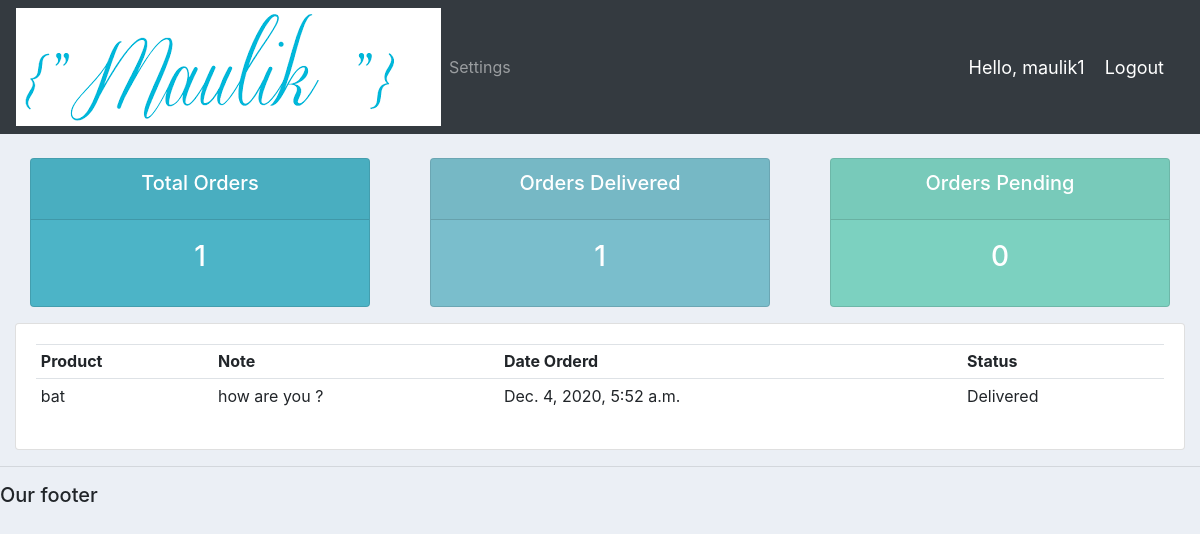
/user/ (signed in), run on the app's committed database.
### accounts/models.py (models this page shows)
class Order(models.Model):
	STATUS = (
			('Pending', 'Pending'),
			('Out for delivery', 'Out for delivery'),
			('Delivered', 'Delivered'),
			)
	customer = models.ForeignKey(Customer, null=True, on_delete= models.SET_NULL)
	product = models.ForeignKey(Product, null=True, on_delete= models.SET_NULL)
	date_created = models.DateTimeField(auto_now_add=True, null=True)
	status = models.CharField(max_length=200, null=True, choices=STATUS)
	note = models.CharField(max_length=1000, null=True)
	def __str__(self):
		return self.product.name

class Product(models.Model):
	CATEGORY = (
			('Indoor', 'Indoor'),
			('Out Door', 'Out Door'),
			)
	name = models.CharField(max_length=200, null=True)
	price = models.FloatField(null=True)
	category = models.CharField(max_length=200, null=True, choices=CATEGORY)
	description = models.CharField(max_length=200, null=True, blank=True)
	date_created = models.DateTimeField(auto_now_add=True, null=True)
	tags = models.ManyToManyField(Tag)
	def __str__(self):
		return self.name

### accounts/decorators.py (the view)
		def wrapper_func(request, *args, **kwargs):
			group = None
			if request.user.groups.exists():
				group = request.user.groups.all()[0].name
			if group in allowed_roles:
				return view_func(request, *args, **kwargs)
			else:
				return HttpResponse('You are not authorized to view this page')

### accounts/views.py (called while the page is built)
@login_required(login_url='login')
@allowed_users(allowed_roles=['customer'])
def userPage(request):
	orders = request.user.customer.order_set.all()
	total_orders = orders.count()
	delivered = orders.filter(status='Delivered').count()
	pending = orders.filter(status='Pending').count()
	print('ORDERS:', orders)
	context = {'orders':orders, 'total_orders':total_orders,
	'delivered':delivered,'pending':pending}
	return render(request, 'accounts/user.html', context)

### accounts/templates/accounts/user.html
{%  extends 'accounts/main.html' %}
{% block content %}
{%  include 'accounts/status.html' %}
<div class="row">
	<div class="col-md">
		<div class="card card-body">
			<table class="table table-sm">
				<tr>
					<th>Product</th>
					<th>Note</th>
					<th>Date Orderd</th>
					<th>Status</th>
				</tr>
				{% for order in orders %}
				<tr>
					<td>{{order.product}}</td>
					<td>{{order.note}}</td>
					<td>{{order.date_created}}</td>
					<td>{{order.status}}</td>
				</tr>
				{% endfor %}
			</table>
		</div>
	</div>
</div>
{% endblock content %}

### accounts/templates/accounts/navbar.html (shortened to what this page needs)
{% load static %}
<nav class="navbar navbar-expand-lg navbar-dark bg-dark">
 <img src="{% static 'images/maulik.png' %}">
  <div class="collapse navbar-collapse" id="navbarNav">
    <ul class="navbar-nav">
      {% if request.user.is_staff %}
      <li class="nav-item active">
        <a class="nav-link" href="{% url 'home' %}">Dashboard</a>
      </li>
      <li class="nav-item">
        <a class="nav-link" href="{% url 'products' %}">Products</a>
      </li>
      {% else %}
       <li class="nav-item">
        <a class="nav-link" href="{% url 'account' %}">Settings</a>
      </li>
      {% endif %}
    </ul>
  </div>
  <span class="hello-msg">Hello, {{request.user}}</span>
  <span ><a  class="hello-msg" href="{% url 'logout' %}">Logout</a></span>
</nav>

### static/css/main.css (style rules this page uses)
body { background-color: #ebeff5; }

### accounts/templates/accounts/navbar.html (style rules this page uses)
.hello-msg { font-size: 18px; color: #fff; margin-right: 20px; }

### data on the page
Order: product "bat", note "how are you ?", date_created "Dec. 4, 2020, 5:52 a.m.", status "Delivered"

### other printed values
{{ request.user }} "maulik1"
{{ total_orders }} "1"
{{ delivered }} "1"
{{ pending }} "0"
